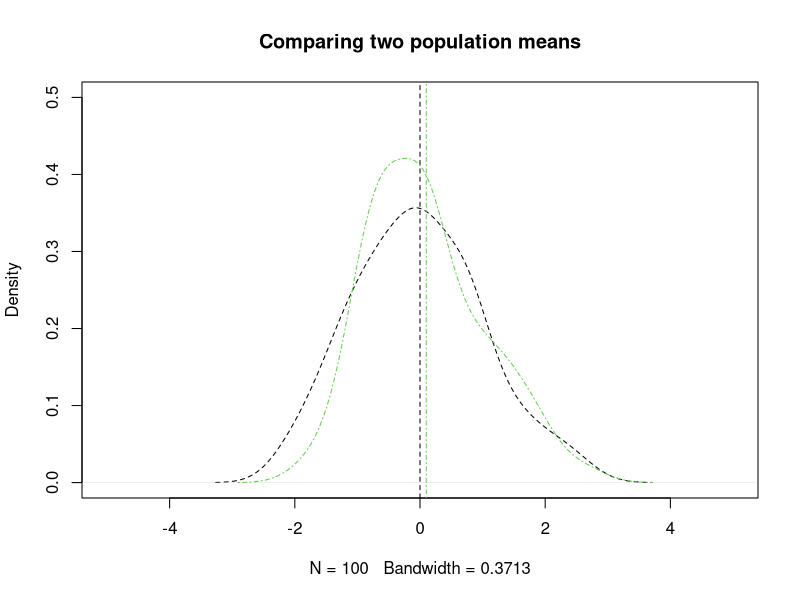
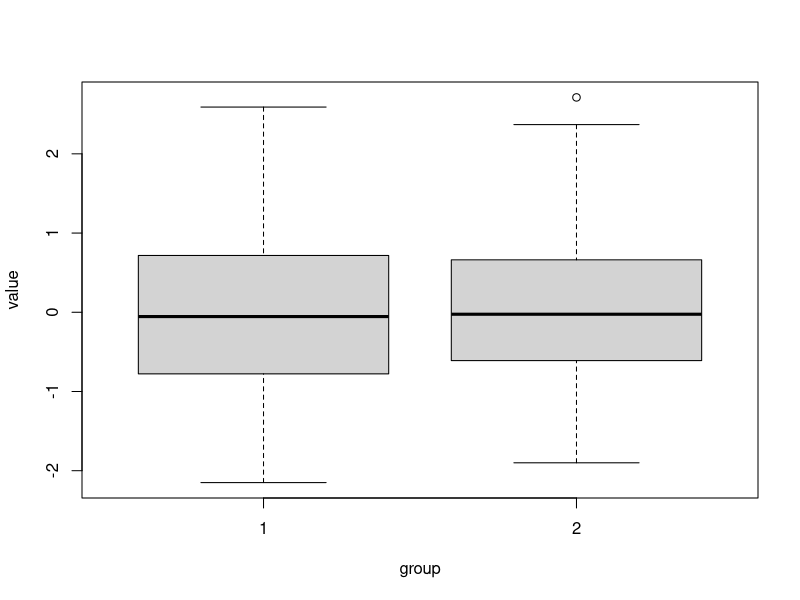

Recreate these plots in R, in order. (Note: this script raises an error after producing the figures.)
## ---- chunk 1
set.seed(20221011) # Seed for reproducibility
n <- 100 # Sample size

mu1 <- 0 # Mean of sample 1
mu2 <- 0.1 # Mean of sample 2

sd1 <- 1 # Standard deviation 1
sd2 <- 1 # Standard deviation 2

# Generate two samples of of size n of normally-distributed data.
# Sample x1 has a mean of mu1 and standard deviation sd1
# Sample x2 has a mean of mu2 and standard deviation sd2
x1 <- rnorm(n, mu1, sd1)
x2 <- rnorm(n, mu2, sd2)
## ---- chunk 2
# First look at your data
# We draw density plots to see if our data are different
# Overlay the two plots
plot(density(x1), xlim=c(-5,5), ylim=c(0,0.5), col = 1, lty = 2, main = "Comparing two population means")
abline(v=mu1, col=1, lty = 2)
lines(density(x2), col = 3, lty = 4)
abline(v=mu2, col=3, lty = 4)
## ---- chunk 3
# The boxplot() function requires a data frame
# We'll put our data into a data frame with one column representing the random data and the other representing the group label
df <- data.frame(c(x1,x2),
                    c(rep(1,length(x1)), rep(2,length(x2))))
colnames(df) <- c("value","group")
boxplot(value ~ group, data = df)
## ---- chunk 4
# Now run a t-test comparing the two means. 
# Do you reject your null hypothesis?
# How does it change if you change n or mu1 or mu2?

# The t.test() function has several parameters
# If we put in two vectors, we can compare them
t.test(x1, x2) 
## ---- chunk 5
# We can get more degrees of freedom with an equal-variance t-test (though it doesn't really matter once n is around 30+)
# This is a logical variable that returns whether the standard deviations of our two samples are equal
# If they are, it returns true
# Try putting sd1==sd2 into the console and seeing what it returns!
ve <- sd1 == sd2

t.test(x1,x2,var.equal = ve)
## ---- chunk 6
# For a one-sided t-test of whether a value is greater than zero, just use one parameter:
t.test(x2)
t.test(x2, alternative = c("greater")) # or specify "greater"
## ---- chunk 7
t_test_results <- t.test(x1, x2)

names(t_test_results) # This will tell you what is store in the t_test_results object
t_test_results$statistic # For example, this extracts the t-statistic
## ---- chunk 8

## ---- chunk 9
set.seed(20221011) # Seed for reproducibility
n <-  # Sample size (CHANGE THIS)

mu1 <- 0 # Mean of sample 1
mu2 <- 0.1 # Mean of sample 2

sd1 <- 1 # Standard deviation 1
sd2 <- 1 # Standard deviation 2

ve <- sd1 == sd2

# Generate two samples of of size n of normally-distributed data.
# Sample x1 has a mean of mu1 and standard deviation sd1
# Sample x2 has a mean of mu2 and standard deviation sd2
x1 <- rnorm(n, mu1, sd1)
x2 <- rnorm(n, mu2, sd2)

t.test(x1,x2,var.equal = ve)
## ---- chunk 10
set.seed(20221011) # Seed for reproducibility
n <- 20 # Sample size

mu1 <-  # Mean of sample 1 (CHANGE THIS)
mu2 <-  # Mean of sample 2 (CHANGE THIS)

sd1 <- 1 # Standard deviation 1
sd2 <- 1 # Standard deviation 2

ve <- sd1 == sd2

# Generate two samples of of size n of normally-distributed data.
# Sample x1 has a mean of mu1 and standard deviation sd1
# Sample x2 has a mean of mu2 and standard deviation sd2
x1 <- rnorm(n, mu1, sd1)
x2 <- rnorm(n, mu2, sd2)

t.test(x1, x2, var.equal = ve)
## ---- chunk 11
set.seed(20221011)

# Our artificial data will have three different means
m1 <- rnorm(30, mean = 25, sd = 5)
m2 <- rnorm(30, mean = 30, sd = 6)
m3 <- rnorm(30, mean = 22, sd = 7)

ms <- c(m1, m2, m3) # Combine our three measures into one vector

# Our vector of group labels A, B, and C
ls <- as.factor(c(rep("A",30),rep("B",30),rep("C",30)))

# Make it into a data frame
df_anova <- data.frame(ms, ls)
colnames(df_anova) <- c("measure","group")
## ---- chunk 12
boxplot(measure ~ group, data = df_anova)
## ---- chunk 13
# Run the ANOVA
results_aov <- aov(measure ~ group, data = df_anova)

# Call the results of the ANOVA
cat("---Printing results of ANOVA---")
results_aov

# Print the summary
cat("\n\n") # blank lines for spacing
cat("---Printing summary---")
cat("\n\n")
summary(results_aov)
## ---- chunk 14
results_aov$coefficients
## ---- chunk 15

